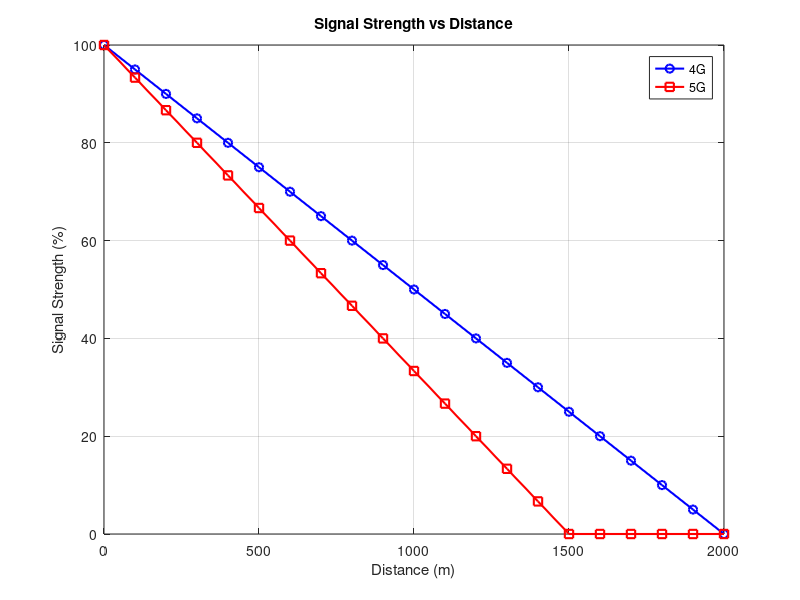

Here is the MATLAB script that generated this plot:
clear; clc; close all;

distance = 0:100:2000;

signal4G = 100 - (distance / 20);
signal5G = 100 - (distance / 15);

% Clamp negative values to 0 (signal can't go below 0%)
signal4G(signal4G < 0) = 0;
signal5G(signal5G < 0) = 0;

figure;
plot(distance, signal4G, 'b-o', 'LineWidth', 1.5); hold on;
plot(distance, signal5G, 'r-s', 'LineWidth', 1.5);

title('Signal Strength vs Distance');
xlabel('Distance (m)');
ylabel('Signal Strength (%)');
legend('4G', '5G');
grid on;
